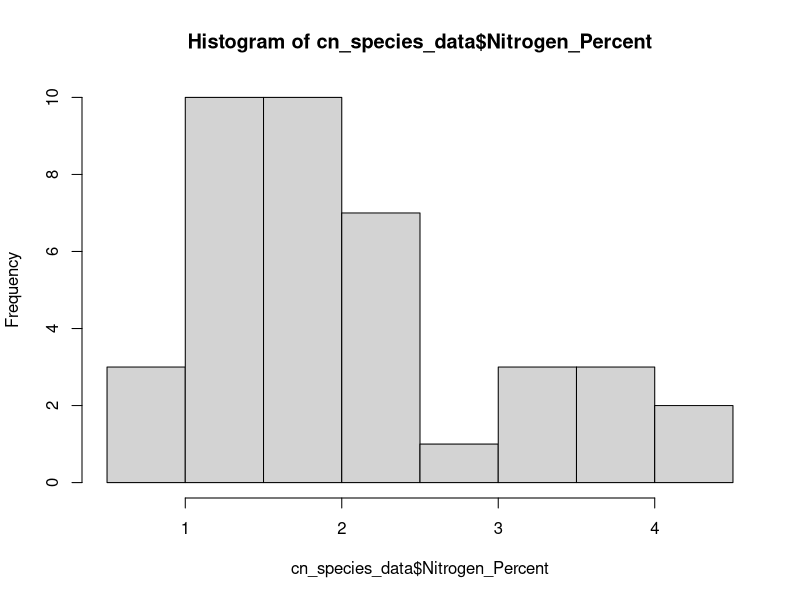
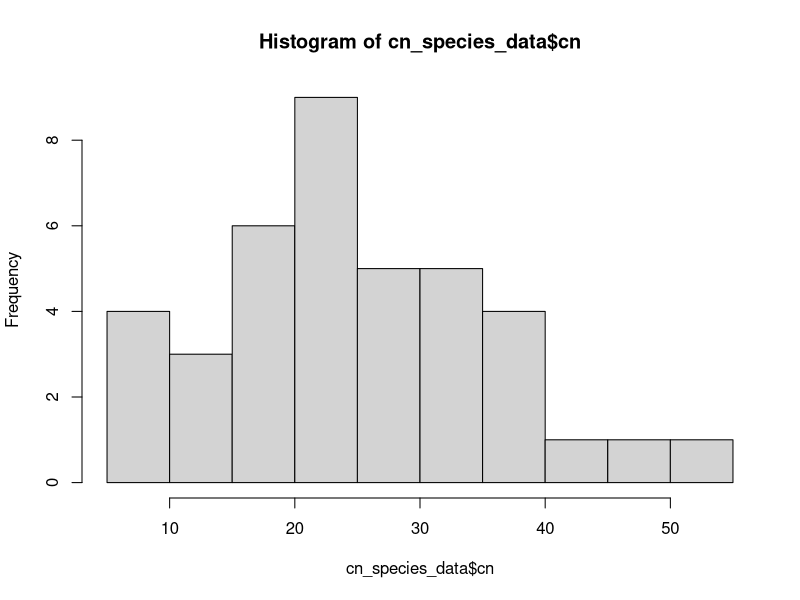
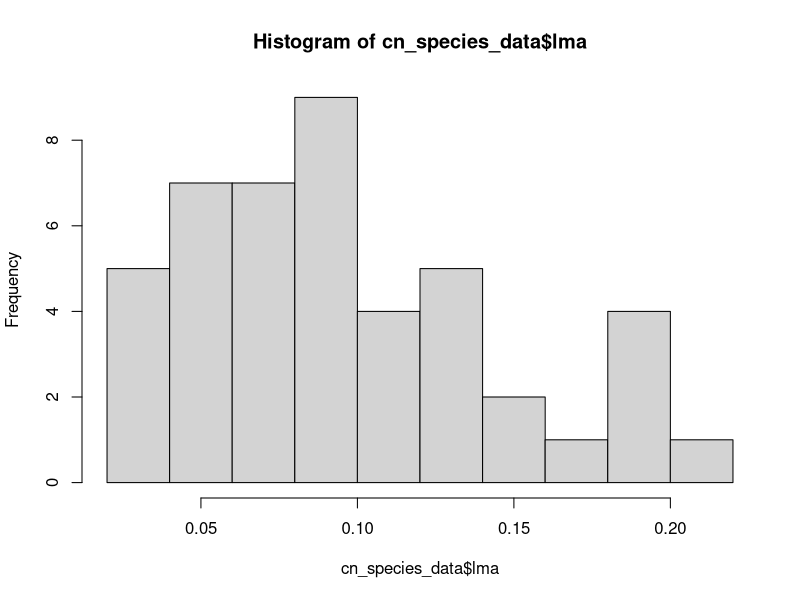
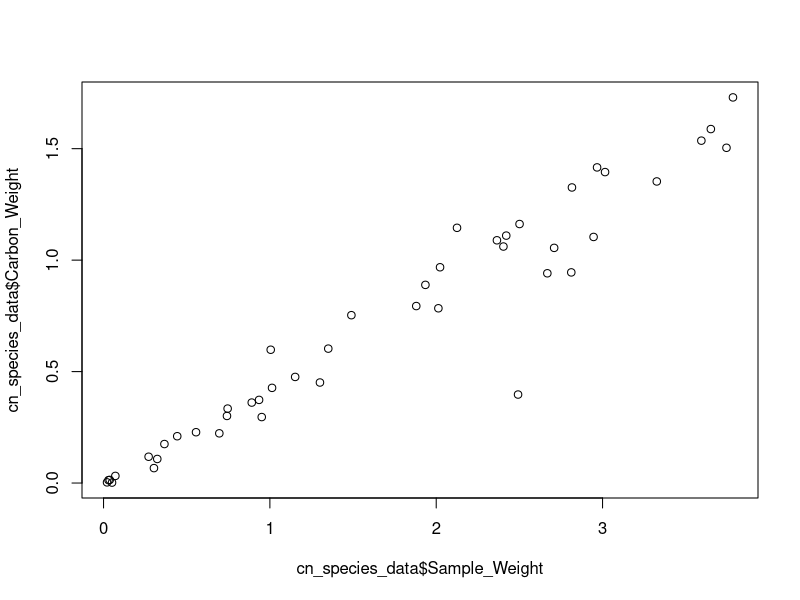
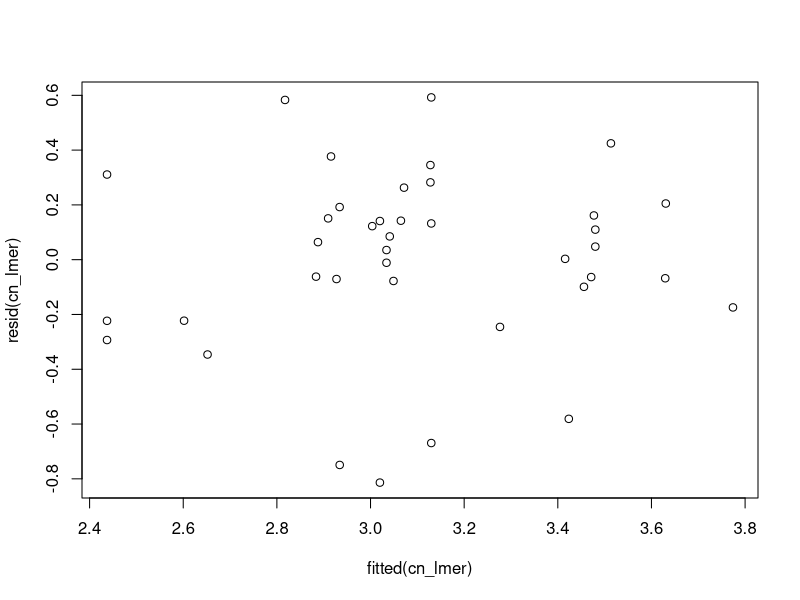

Recreate these plots in R, in order. (Note: this script raises an error after producing the figures.)
# script for analyzing CN data from GUMO samples
# for Jose Villeda's Honors project

## load packages
library(dplyr)
# install.packages('lme4')
library(lme4)
library(car)
library(emmeans)
# install.packages('ggplot2')
library(ggplot2)
library(scales)

## load (i.e., read) the data
cn_data = read.csv('../../data/cn/jose_gumo_1_results.csv')
species_info = read.csv('../../data/cn/species_information.csv', fileEncoding = 'Latin1')

## look at data
head(cn_data)
head(species_info)

## merge dataasets
cn_species_data = left_join(cn_data, species_info, by = c("Sample_ID" = "sample_id"))
head(cn_species_data)

## calculate variables
cn_species_data$cn = cn_species_data$Carbon_Percent / cn_species_data$Nitrogen_Percent
cn_species_data$lma = cn_species_data$mass / cn_species_data$area

## make some simple graphs
### histogram of the percent nitrogen data
hist(cn_species_data$Nitrogen_Percent)
hist(cn_species_data$cn)
hist(cn_species_data$lma)
plot(cn_species_data$Sample_Weight, cn_species_data$Carbon_Weight)

## test hypotheses about herbaceous/woody
### make new column describing whether species is woody or not
cn_species_data$woody <- NA
cn_species_data$woody[cn_species_data$life_history == 'Forb' | cn_species_data$life_history == 'Grass'] <- 'no'
cn_species_data$woody[cn_species_data$life_history == 'Shrub' | cn_species_data$life_history == 'Tree'] <- 'yes'

cn_species_data$PFT[cn_species_data$life_history == 'Grass' & 
                      cn_species_data$photosynthesis_type == 'C3'] <- 'C3 grass'
cn_species_data$PFT[cn_species_data$life_history == 'Grass' & 
                      cn_species_data$photosynthesis_type == 'C4'] <- 'C4 grass'
cn_species_data$PFT[cn_species_data$life_history == 'Forb' & 
                      cn_species_data$photosynthesis_type == 'C3'] <- 'C3 forb'
cn_species_data$PFT[cn_species_data$life_history == 'Shrub' & 
                      cn_species_data$photosynthesis_type == 'C3'] <- 'C3 shrub'
cn_species_data$PFT[cn_species_data$life_history == 'Tree' & 
                      cn_species_data$photosynthesis_type == 'C3'] <- 'C3 tree'

### test whether C/N ratios differ across plant type and environment
cn_lmer <- lmer(log(cn) ~ PFT * elevation_m + (1|family), 
                data = cn_species_data)
plot(resid(cn_lmer) ~ fitted(cn_lmer))
summary(cn_lmer)
Anova(cn_lmer)
cld(emmeans(cn_lmer, ~PFT))
emtrends(cn_lmer, ~1, var = 'elevation_m')

### test whether percent N differ across plant type and environment
nper_lmer <- lmer(log(Nitrogen_Percent) ~ PFT * elevation_m + (1|family), 
                data = cn_species_data)
plot(resid(nper_lmer) ~ fitted(nper_lmer))
summary(nper_lmer)
Anova(nper_lmer)
cld(emmeans(nper_lmer, ~PFT))
emtrends(nper_lmer, ~1, var = 'elevation_m')

### test whether percent lma differs across plant type and environment
lma_lmer <- lmer(log(lma) ~ PFT * elevation_m + (1|family), 
                  data = cn_species_data)
plot(resid(lma_lmer) ~ fitted(lma_lmer))
summary(lma_lmer)
Anova(lma_lmer)
cld(emmeans(lma_lmer, ~PFT))
emtrends(lma_lmer, ~1, var = 'elevation_m')

### lma-nper correlation
nperlma_lmer <- lmer(log(Nitrogen_Percent) ~ PFT * log(lma) + (1|family), 
                  data = cn_species_data)
plot(resid(nperlma_lmer) ~ fitted(nperlma_lmer))
summary(nperlma_lmer)
Anova(nperlma_lmer)
cld(emmeans(nperlma_lmer, ~PFT))
emtrends(nperlma_lmer, ~1, var = 'lma')

### results summary
# biggest effect is elevation, where there is great N at higher elevation
# follows predictions from Wang et al. (2017), which suggests
# that plants increase leaf N at high elevation because of high water stress
# more N allows them to maintain photosynthesis at lower stomatal conductance
# could test this with the stomatal data from Zach
# light also goes up so plants invest in more enzymes to use it for photosynthesis
# temperature goes down as you increase elevation, so plants invest in more
# enzymes because they are working more slowly

### make plots
#### quick plots
plot(log(Nitrogen_Percent) ~ elevation_m, data = cn_species_data)
plot(log(cn) ~ elevation_m, data = cn_species_data)

#### nice plots
##### percent nitrogen x elevation
elevation_vector = seq(min(cn_species_data$elevation_m, na.rm = T), 
                       max(cn_species_data$elevation_m, na.rm = T), 1)
nper_elevation_slope = summary(emtrends(nper_lmer, ~1, var = 'elevation_m'))[1, 2]
nper_elevation_intercept = summary(emmeans(nper_lmer, ~1, at = list(elevation_m = 0)))[1, 2]
nper_modeled = nper_elevation_slope * elevation_vector + nper_elevation_intercept
nper_model_df = data.frame(elevation = elevation_vector, nper = nper_modeled)

nper_plot = ggplot(data = cn_species_data, aes(x = elevation_m, y = Nitrogen_Percent, 
                                   shape = PFT, colour = PFT)) +
  theme(legend.position = "right", 
        legend.text=element_text(size=15),
        legend.title=element_text(size=15),
        axis.title.y=element_text(size=rel(2.5), colour = 'black'),
        axis.title.x=element_text(size=rel(2.5), colour = 'black'),
        axis.text.x=element_text(size=rel(2), colour = 'black'),
        axis.text.y=element_text(size=rel(2), colour = 'black'),
        panel.background = element_rect(fill = 'white', colour = 'black'),
        panel.grid.major = element_line(colour = "grey")) +
  geom_point(alpha = 0.9, size = 4) +
  geom_line(data = nper_model_df, aes(x = elevation, y = exp(nper), 
                                      shape = NULL, colour = NULL), 
            size = 4, col = rgb(0, 0, 0, 0.7)) +
  ylab('Leaf N (%)') +
  xlab('Elevation (m)') +
  xlim(c(500, 2500)) +
  ylim(c(0, 5))

jpeg('plots/nper_plot.jpeg',
     width = 8, height = 8, units = 'in', res = 600)
plot(nper_plot)
dev.off()

nper_plot_woody = ggplot(data = cn_species_data, 
                       aes(x = PFT, y = Nitrogen_Percent, colour = woody)) +
  theme(legend.position = "right", 
        legend.text=element_text(size=15),
        legend.title=element_text(size=15),
        axis.title.y=element_text(size=rel(2.5), colour = 'black'),
        axis.title.x=element_text(size=rel(2.5), colour = 'black'),
        axis.text.x=element_text(size=rel(2), colour = 'black'),
        axis.text.y=element_text(size=rel(2), colour = 'black'),
        panel.background = element_rect(fill = 'white', colour = 'black'),
        panel.grid.major = element_line(colour = "grey")) +
  geom_boxplot(outlier.size = NA, size = 1) +
  geom_jitter(size = 4, alpha = 0.9, width = 0.1) +
  guides(colour = guide_legend(title = NULL)) +
  scale_color_discrete(labels = c('Herbaceous', 'Woody')) +
  ylab('Leaf N (%)') +
  xlab('Plant Functional Type')

jpeg('plots/nper_plot_woody.jpeg',
     width = 8, height = 8, units = 'in', res = 600)
plot(nper_plot_woody)
dev.off()

##### cn x elevation
cn_elevation_slope = summary(emtrends(cn_lmer, ~1, var = 'elevation_m'))[1, 2]
cn_elevation_intercept = summary(emmeans(cn_lmer, ~1, at = list(elevation_m = 0)))[1, 2]
cn_modeled = cn_elevation_slope * elevation_vector + cn_elevation_intercept
cn_model_df = data.frame(elevation = elevation_vector, cn = cn_modeled)

cn_plot = ggplot(data = cn_species_data, aes(x = elevation_m, y = cn, 
                                   shape = PFT, colour = PFT)) +
  theme(legend.position = "right", 
        legend.text=element_text(size=15),
        legend.title=element_text(size=15), 
        axis.title.y=element_text(size=rel(2.5), colour = 'black'),
        axis.title.x=element_text(size=rel(2.5), colour = 'black'),
        axis.text.x=element_text(size=rel(2), colour = 'black'),
        axis.text.y=element_text(size=rel(2), colour = 'black'),
        panel.background = element_rect(fill = 'white', colour = 'black'),
        panel.grid.major = element_line(colour = "grey")) +
  geom_point(alpha = 0.9, size = 4) +
  geom_line(data = cn_model_df, aes(x = elevation, y = exp(cn), 
                                      shape = NULL, colour = NULL), 
            size = 4, col = rgb(0, 0, 0, 0.7)) +
  ylab('Leaf C:N') +
  xlab('Elevation (m)') +
  xlim(c(500, 2500)) +
  ylim(c(0, 60))

jpeg('plots/cn_plot.jpeg',
     width = 8, height = 8, units = 'in', res = 600)
plot(cn_plot)
dev.off()

cn_plot_woody = ggplot(data = cn_species_data, 
                         aes(x = PFT, y = cn, colour = woody)) +
  theme(legend.position = "right", 
        legend.text=element_text(size=15),
        legend.title=element_text(size=15),
        axis.title.y=element_text(size=rel(2.5), colour = 'black'),
        axis.title.x=element_text(size=rel(2.5), colour = 'black'),
        axis.text.x=element_text(size=rel(2), colour = 'black'),
        axis.text.y=element_text(size=rel(2), colour = 'black'),
        panel.background = element_rect(fill = 'white', colour = 'black'),
        panel.grid.major = element_line(colour = "grey")) +
  geom_boxplot(outlier.size = NA, size = 1) +
  geom_jitter(size = 4, alpha = 0.9, width = 0.1) +
  guides(colour = guide_legend(title = NULL)) +
  scale_color_discrete(labels = c('Herbaceous', 'Woody')) +
  ylab('Leaf C:N') +
  xlab('Plant Functional Type')

jpeg('plots/cn_plot_woody.jpeg',
     width = 8, height = 8, units = 'in', res = 600)
plot(cn_plot_woody)
dev.off()

##### nper-lma trend (to show fast-slow tradeoff)
# lma_vector = seq(min(cn_species_data$lma, na.rm = T), 
#                        max(cn_species_data$lma, na.rm = T), 0.01)
# nperlma_slope = summary(emtrends(nperlma_lmer, ~1, var = 'log(lma)'))[1, 2]
# nperlma_intercept = summary(emmeans(nperlma_lmer, ~1, at = list(lma = 0)))[1, 2]
# nperlma_modeled = nperlma_slope * lma_vector + nperlma_intercept
# nperlma_model_df = data.frame(lma = lma_vector, nper = nperlma_modeled)

nperlma_plot = ggplot(data = cn_species_data, aes(x = log(lma), y = log(Nitrogen_Percent), 
                                             shape = PFT, colour = PFT)) +
  theme(legend.position = "right", 
        legend.text=element_text(size=15),
        legend.title=element_text(size=15), 
        axis.title.y=element_text(size=rel(2.5), colour = 'black'),
        axis.title.x=element_text(size=rel(2.5), colour = 'black'),
        axis.text.x=element_text(size=rel(2), colour = 'black'),
        axis.text.y=element_text(size=rel(2), colour = 'black'),
        panel.background = element_rect(fill = 'white', colour = 'black'),
        panel.grid.major = element_line(colour = "grey")) +
  geom_point(alpha = 0.9, size = 4) +
  # geom_line(data = cn_model_df, aes(x = lma, y = exp(cn), 
  #                                   shape = NULL, colour = NULL), 
  #           size = 4, col = rgb(0, 0, 0, 0.7)) +
  ylab('Log Leaf N (%)') +
  xlab(expression('Log Leaf Mass per Area (' * 'g mm'^'-2' * ')')) +
  xlim(c(-3.5, -1.5)) +
  ylim(c(0, 2))
